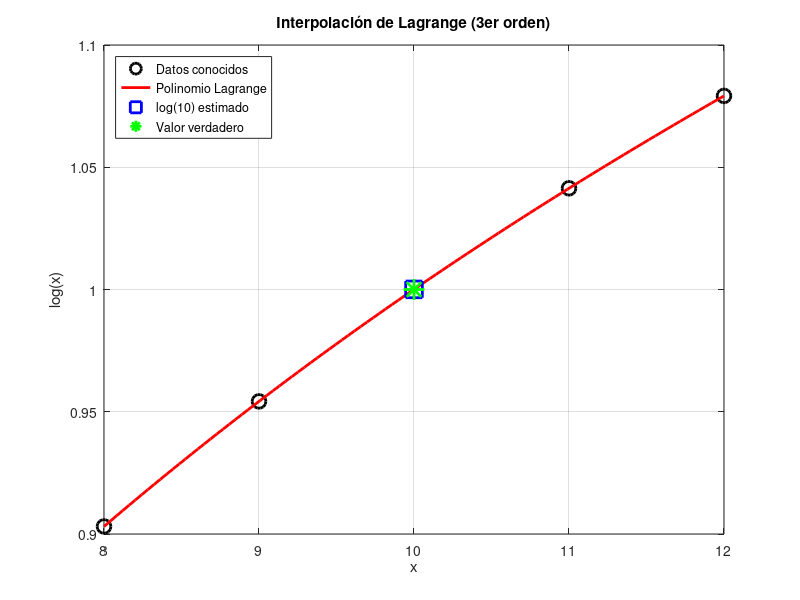

This figure's MATLAB source:
% 2_interpolacion_lagrange.m
% Interpolación de Lagrange con gráfica.

% Datos
X = [8, 9, 11, 12];
Y = [0.9030900, 0.9542425, 1.0413927, 1.0791812];
x_target = 10;
y_true = 1.0;

% Interpolación
n = length(X);
P = 0;
for i = 1:n
    L = 1;
    for j = 1:n
        if j != i
            L *= (x_target - X(j)) / (X(i) - X(j));
        end
    end
    P += Y(i) * L;
end
error = abs((y_true - P) / y_true) * 100;

% Gráfica
x_plot = linspace(min(X), max(X), 100);
y_plot = zeros(size(x_plot));
for k = 1:length(x_plot)
    p = 0;
    for i = 1:n
        L = 1;
        for j = 1:n
            if j != i
                L *= (x_plot(k) - X(j)) / (X(i) - X(j));
            end
        end
        p += Y(i) * L;
    end
    y_plot(k) = p;
end

figure;
plot(X, Y, 'ko', 'MarkerSize', 10, 'LineWidth', 2, 'DisplayName', 'Datos conocidos');
hold on;
plot(x_plot, y_plot, 'r-', 'LineWidth', 2, 'DisplayName', 'Polinomio Lagrange');
plot(x_target, P, 'bs', 'MarkerSize', 12, 'LineWidth', 2, 'DisplayName', 'log(10) estimado');
plot(x_target, y_true, 'g*', 'MarkerSize', 15, 'LineWidth', 2, 'DisplayName', 'Valor verdadero');
xlabel('x');
ylabel('log(x)');
title('Interpolación de Lagrange (3er orden)');
legend('Location', 'northwest');
grid on;
hold off;

% Resultados
disp("Interpolación de Lagrange:"), disp(P);
disp("Error relativo %:"), disp(sprintf('%.6f', error));  % ¡Cambio aquí!
